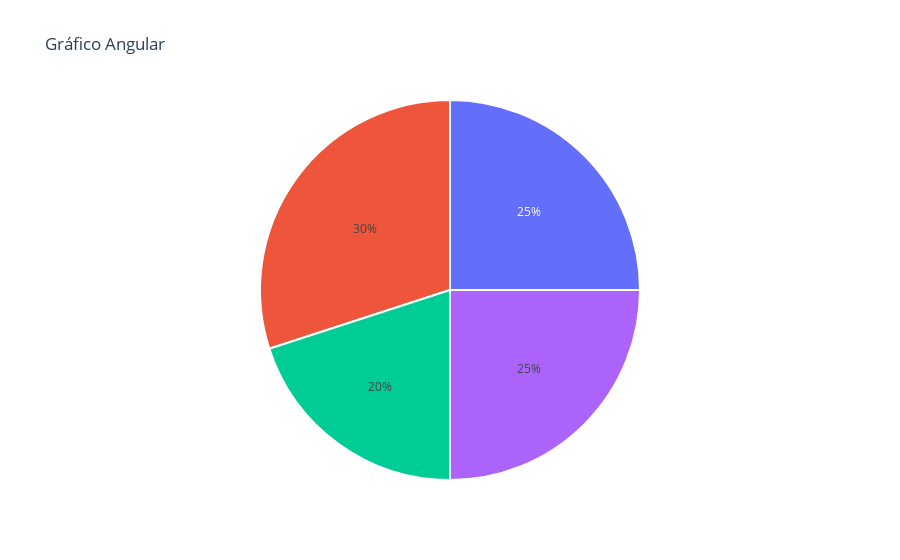

Write notebook code for a chart like this one.
### Code cell
import plotly.graph_objects as go

# Dados para o gráfico angular
labels = ["Setor A", "Setor B", "Setor C", "Setor D"]
values = [25, 30, 20, 25]

# Criando o gráfico angular
fig = go.Figure()

fig.add_trace(go.Pie(
    labels=labels,
    values=values,
    hole=0,  # Sem buraco no meio para criar um gráfico angular
    marker=dict(line=dict(color="white", width=2)),  # Adicionando linhas brancas entre os setores
    sort=False  # Desativando a ordenação automática dos setores
))

# Atualizando o layout para um aspecto mais angular
fig.update_layout(
    title_text="Gráfico Angular",
    polar=dict(radialaxis=dict(visible=False)),  # Ocultando os eixos radiais
    showlegend=False  # Ocultando a legenda
)

# Exibindo o gráfico
fig.show()

### Figure 1 — Plotly figure (JSON) as saved in the notebook; plotly's stock layout.template omitted (floating-point values rounded to 4 significant figures)
{"data": [{"hole": 0, "labels": ["Setor A", "Setor B", "Setor C", "Setor D"], "marker": {"line": {"color": "white", "width": 2}}, "sort": false, "type": "pie", "values": [25, 30, 20, 25]}], "layout": {"polar": {"radialaxis": {"visible": false}}, "showlegend": false, "title": {"text": "Gráfico Angular"}}}
